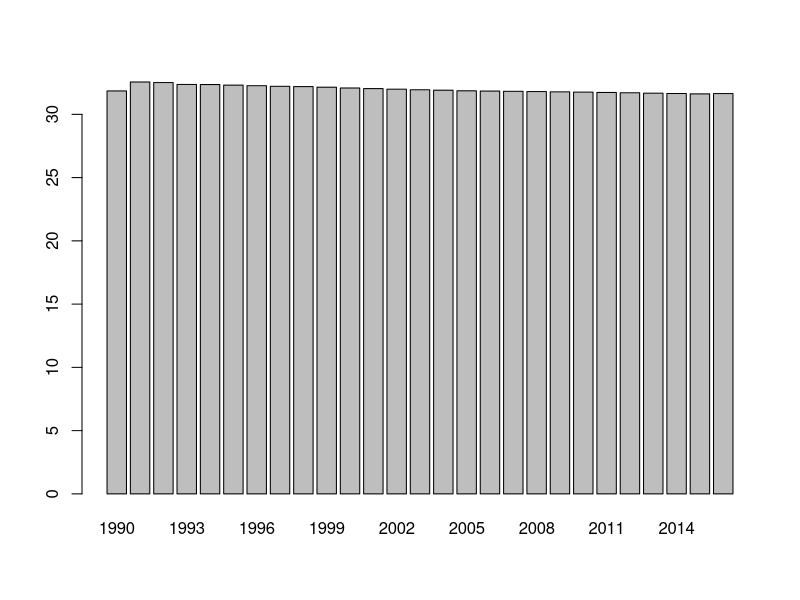
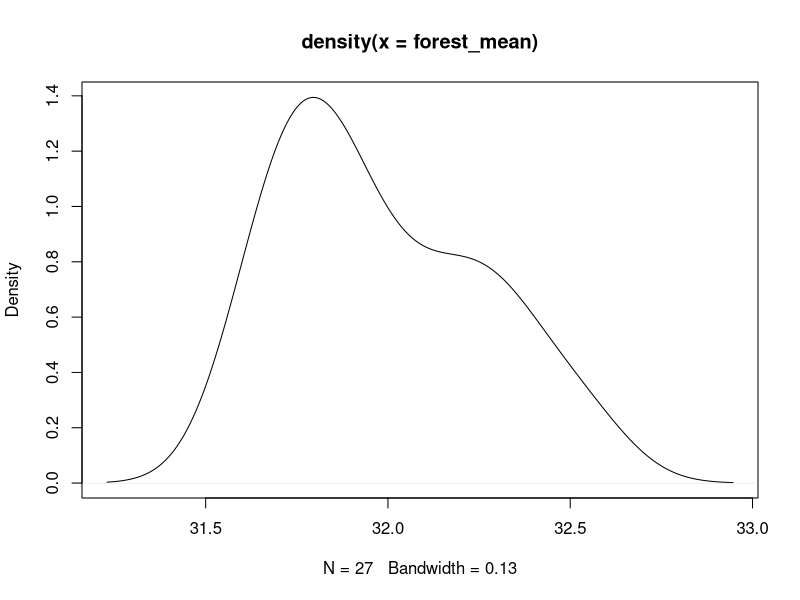
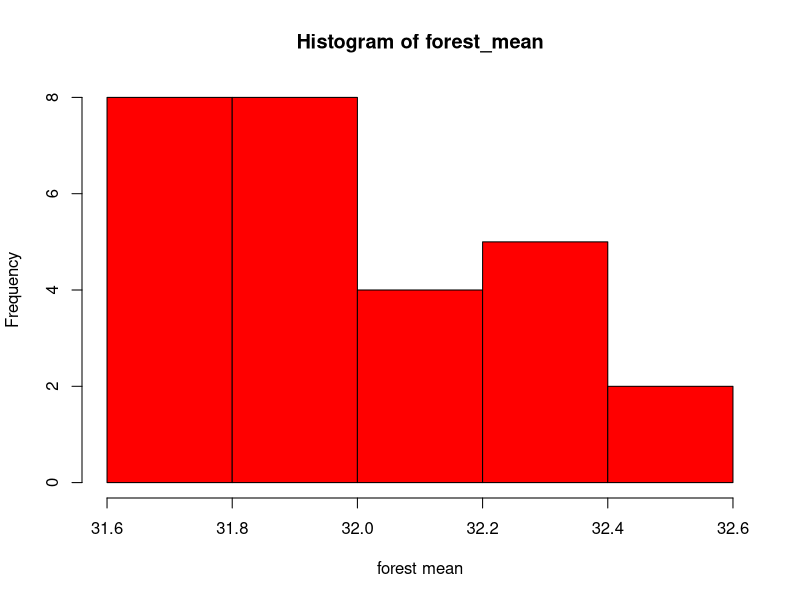
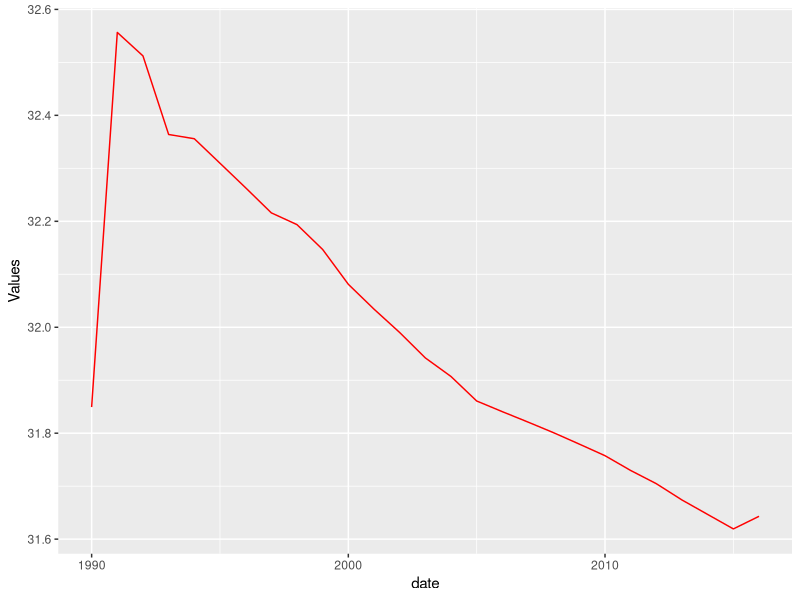

Source code (R) for these figures, in order: (Note: this script raises an error after producing the figures.)
library(ggplot2)
library(gridExtra)
library(plyr)
library(grid)
library(readxl)
library(matrixStats)

#loading the xls file
forest_den = read_excel("forest.xls")

#removing the columns which does not contain any value
head(forest_den)
forest_den[,5:34] <- NULL
forest_den[,32:33] <- NULL

#Showing the head of the data
head(forest_den)

#Finding the mean of the forest density and storing it 
forest_mean <- colMeans(forest_den[5:31], na.rm=TRUE)
forest_mean

#plotting the mean in barplot, density plot and histogram
barplot(forest_mean)
d1 <- density(forest_mean)
plot(d1)
hist(forest_mean, xlab = "forest mean", col = "red")

#plotting a line curve using ggplot for mean to understand the curve 
date <- 1990:2016
ggplot() + geom_line(aes(x=date,y=forest_mean),color='red') + 
  ylab('Values')+xlab('date')

#Finding the median of the forest density and storing it
forest_med <- colMedians( as.matrix(forest_den[5:31]), na.rm=TRUE)
forest_med

#plotting the median in barplot, density plot and histogram
barplot(pop_med, names = seq(1961, 2018, 1), las = 2)
d2 <- density(pop_med)
plot(d2)
hist(pop_med, xlab = "population median", col = " blue")

#plotting a line curve using ggplot for median to understand the curve 
date <- 1961:2018
ggplot() + geom_line(aes(x=date,y=pop_med),color='red') + 
  ylab('Values')+xlab('date')


#plotting forest density of different countries using ggplot
x1 <- 1990:2016
y1 <- forest_den[39,5:31]
y2 <- forest_den[108,5:31]
y3 <- forest_den[250,5:31]
t <- data.frame(cbind(x1, t(y1),t(y2),t(y3)))
colnames(t) <- c("year", "China", "India", "US")
country <- melt(t, id= "year")
ggplot(data = country , aes(x = year, y = value, color = variable)) + geom_line()

#comparison of forest density for two years(2018,2008) at a span of 10 years. 
x1 <- forest_den$`2008`
x2 <- forest_den$`2016`

y1 <- 1:264 #labelled the countries with numbers 
t <- data.frame(cbind(y1, x1, x2))
colnames(t) <- c("Country", "2006", "2016")
dat <- melt(t, id= "Country")
ggplot(data=dat, aes(x=Country,y=value,fill=variable)) +
  geom_bar(position=position_dodge(), stat= 'identity') 


par(mfrow=c(1,2))
hist(x1, main = "2006", xlab = "forest density", col = 'red')
hist(x2, main = "2016", xlab = "forest density", col = 'green')

